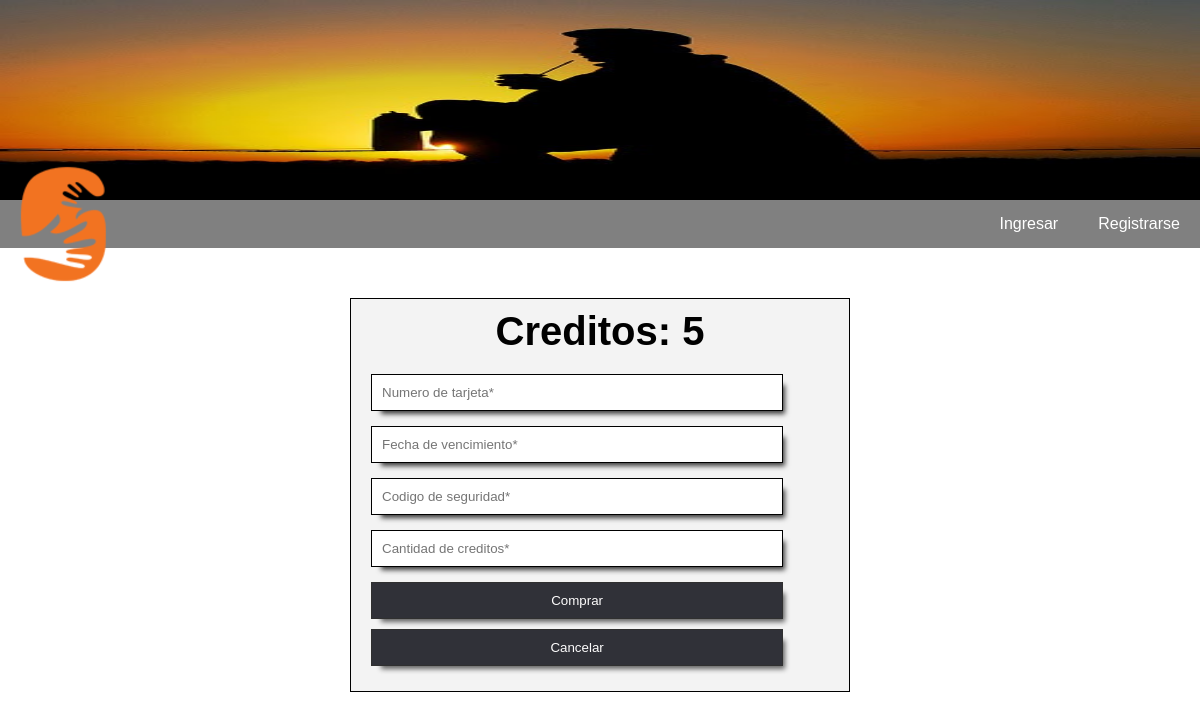
The page /php/comprar.php?usid=1 on the database as committed earlier.
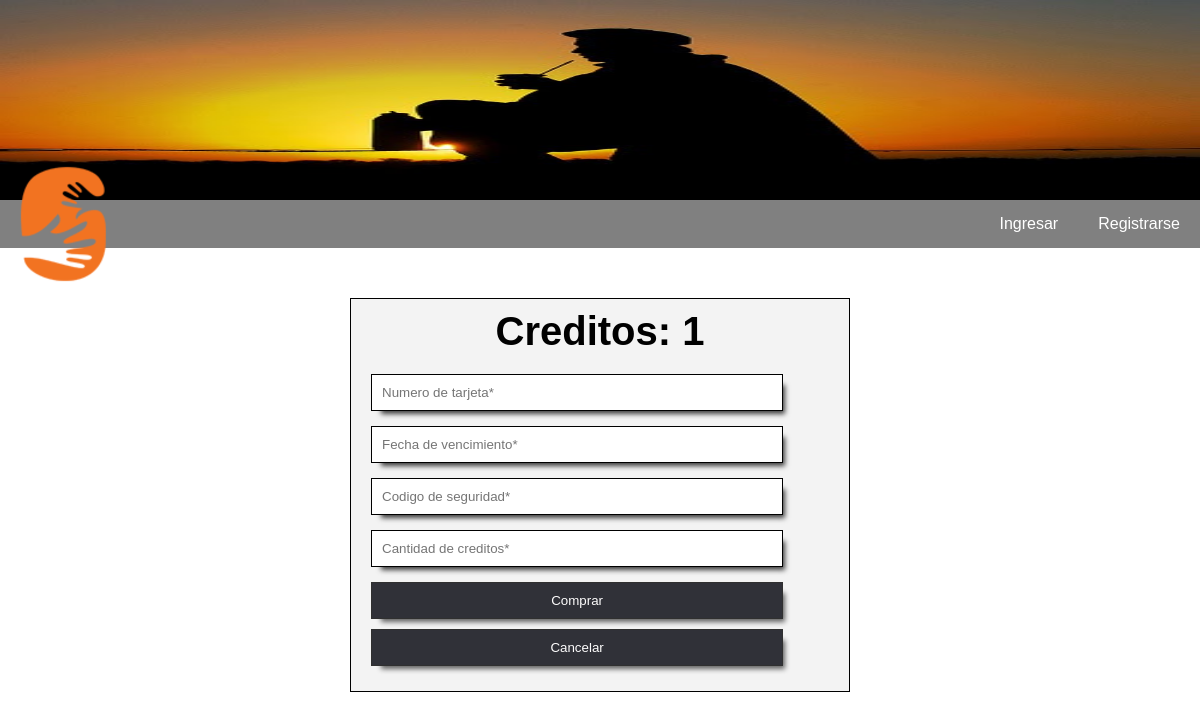
The same page on the database as committed later.
### tables this page shows
CREATE TABLE `usuarios` (
  `id_usuario` int(10) NOT NULL,
  `email` varchar(40) NOT NULL,
  `clave` varchar(20) NOT NULL,
  `nombre` varchar(20) NOT NULL,
  `apellido` varchar(20) NOT NULL,
  `nacimiento` int(8) NOT NULL,
  `telefono` int(15) NOT NULL,
  `creditos` int(10) NOT NULL DEFAULT '1',
  `baneado` tinyint(1) NOT NULL DEFAULT '0'
);

### php/comprar.php (the view, shortened to what this page needs)
<head>
</head>
<body>
<?php
	include("menu.php");
	$usrid = $_GET['usid'];
	$consulcredi = "SELECT * FROM usuarios WHERE id_usuario=$usrid";
	$resulcredi = mysqli_query($conexion, $consulcredi);
	$totcredi = mysqli_fetch_assoc($resulcredi);
?>
	<form action='/php/enviarcompra.php?usid=<?php echo $usrid ?>' method='POST' class="creditos">
		<h2>Creditos: <?php echo $totcredi['creditos']; ?> </h2>
		<input type='text' name='numtarjeta' placeholder='Numero de tarjeta*' required>
		<input type='text' name='vencimiento' placeholder='Fecha de vencimiento*' required>
		<input type='text' name='codigo' placeholder='Codigo de seguridad*' required>
	    <input type='text' name='cantcredi' placeholder='Cantidad de creditos*' required>
	    <input type='submit' value='Comprar'>
	    <input type='reset' value='Cancelar'>
	</form>
</body>
</html>

### php/menu.php (shortened to what this page needs)
<head>
    <link rel="stylesheet" href="/css/menu.css">
    <link rel="stylesheet" href="/css/fontello.css">
</head>
<header>
    <IMG class="banner" SRC="/img/ban1.jpg">
    <a href="/index.php"><IMG class="logo" SRC="/img/logo.png"></a>
    <nav class="menu">
        <ul class= "accesos">
            <?php
                include('conexion.php');
                if(isset($_SESSION['estado']) && $_SESSION['estado']=='logeado'){
                    $userid = $_SESSION['usuario'];
                    $conuser = "SELECT * FROM usuarios WHERE id_usuario='$userid'";
                    $resuser = mysqli_query($conexion, $conuser);
                    $varuser= mysqli_fetch_assoc($resuser);
            ?>
                <li class='submenu'><a href="#"><?php echo $varuser['email']; ?></a>
                    <ul>
                        <li><a href="/php/usuarios/perfil.php">Perfil</a>
                        <li><a href="/php/usuarios/cerrar.php">Salir</a>
                    </ul>
                </li>
                <li><a href="/php/comprar.php?usid=<?php echo $userid; ?>">Comprar Creditos</a></li>
            <?php   }
                else { ?>
                    <li><a href="/php/usuarios/iniciar.php">Ingresar</a></li>
                    <li><a href="/php/usuarios/registro.php">Registrarse</a></li>
            <?php  }
            ?>
        </ul>
    </nav>
</header>

### css/menu.css (style rules this page uses)
* { margin:0; padding:0; box-sizing: border-box; font-family: sans-serif; }
.banner { position: absolute; top: 0px; width: 100%; height: 200px; }
.menu { position: absolute; background: grey; top: 200px; width: 100%; }
.logo { position: absolute; top:160px; left: 0px; z-index: 10; }
.menu ul { float: right; background: grey; display: flex; list-style: none; }
.menu a { display: block; padding: 15px 20px; color: #fff; text-decoration: none; }
.creditos { margin: auto; margin-top: 280px; width: 500px; max-width: 500px; background: #F3F3F3; padding: 10px 20px; box-sizing:border-box; border: 1px solid rgba(0,0,0,2); color:black; }
.creditos h2 { text-align: center; margin: 0; font-size:40px; margin-bottom: 20px; }
.creditos input { display: block; width: 90%; padding: 10px; margin-bottom: 15px; box-shadow: 6px 7px 5px -4px rgba(0,0,0,0.75); border: 1px solid #000000; }
.creditos input[type="submit"] { background: rgba(0,1,10,2); color: white; opacity: 0.8; cursor: pointer; margin-bottom: 0; }
.creditos input[type="reset"] { background: rgba(0,1,10,2); margin-top: 10px; color: white; opacity: 0.8; cursor: pointer; }

Rows that differ between the two databases and show on the page:
changed usuarios: creditos "5" → "1"
